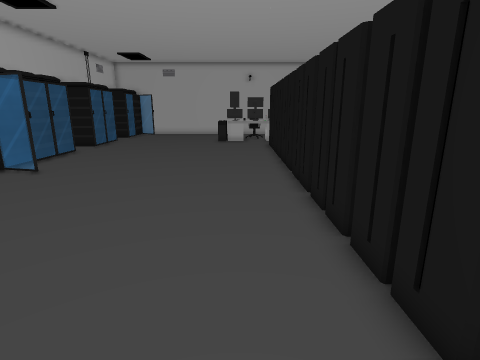
[1] (above)

20 first-person views from a walk through a Unity game level. The camera is 1.4 m above the floor, tilts 14° down and sees 80° across. The floor is counted in squares, 0.5 m on a side. Each view is taken from the middle of a square. On the plan, view 1 faces up. The plan holds only what a view shows up to about 20 squares ahead; the rest is blank. The player character is not drawn.

[2]
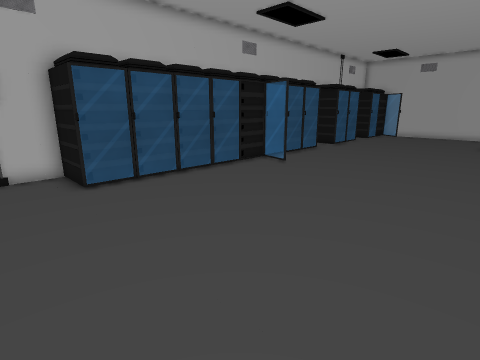

[3]
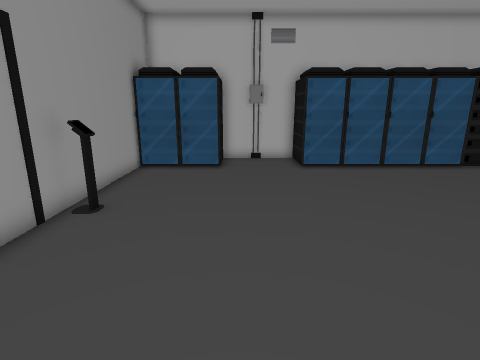

[4]
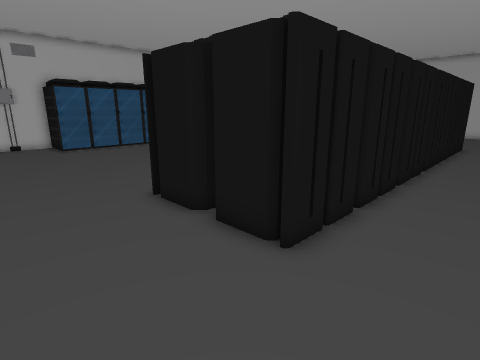

[5]
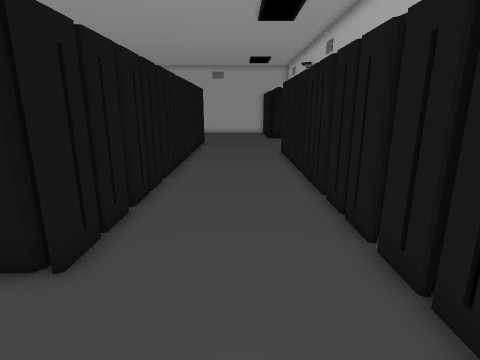

[6]
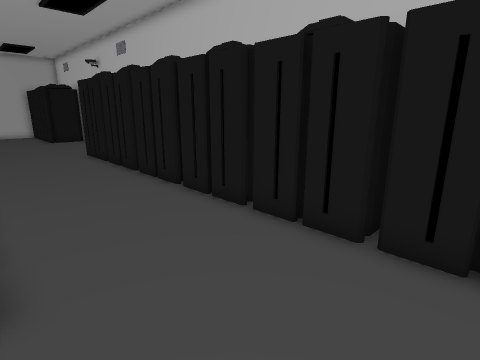

[7]
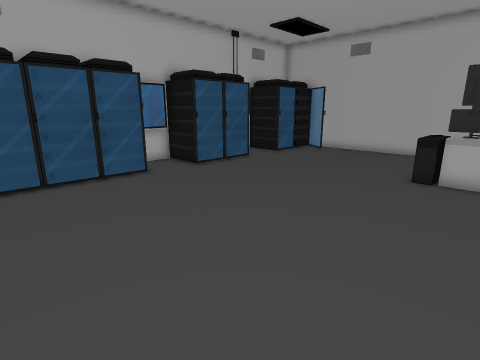

[8]
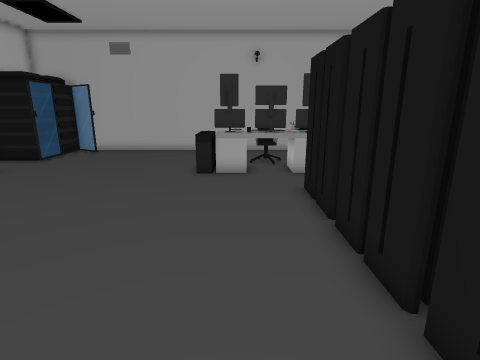

[9]
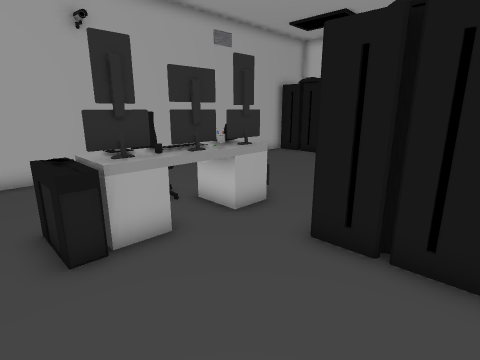

[10]
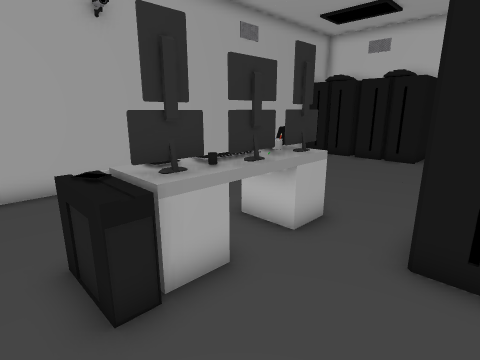

[11]
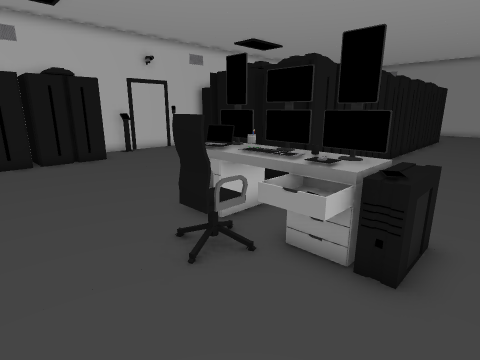

[12]
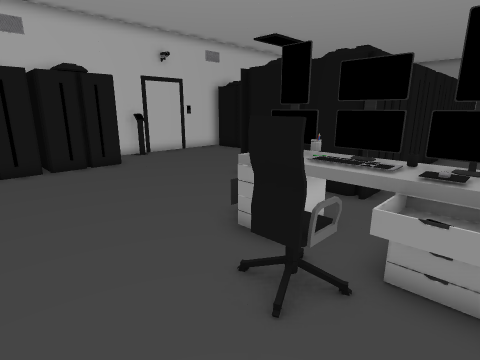

[13]
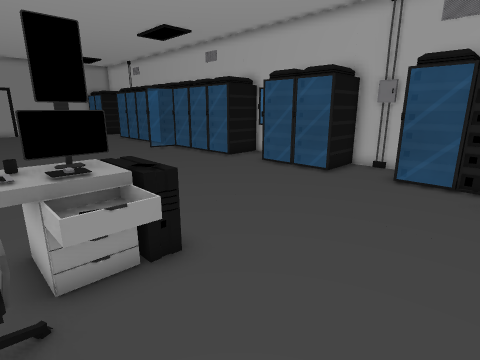

[14]
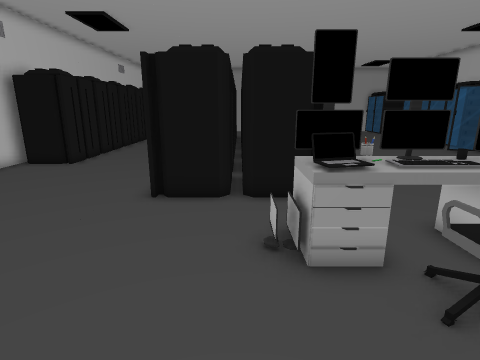

[15]
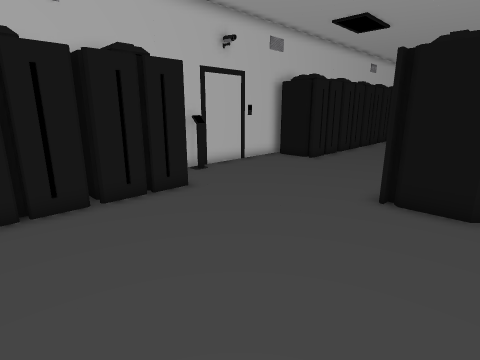

[16]
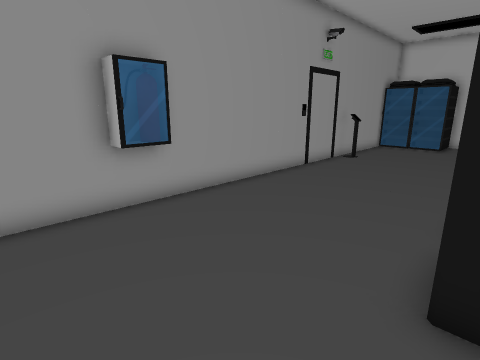

[17]
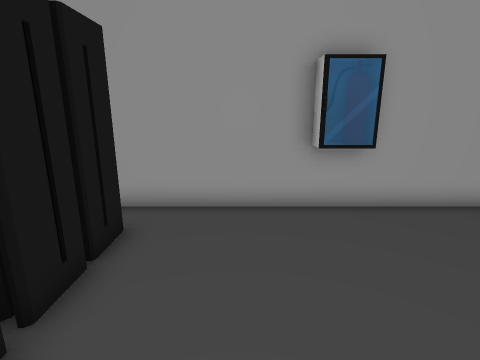

[18]
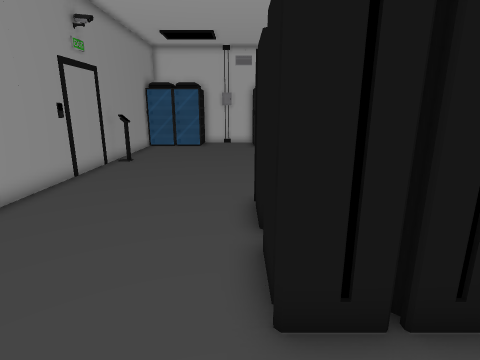

[19]
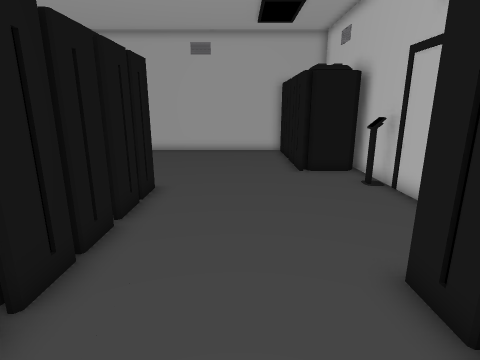

[20]
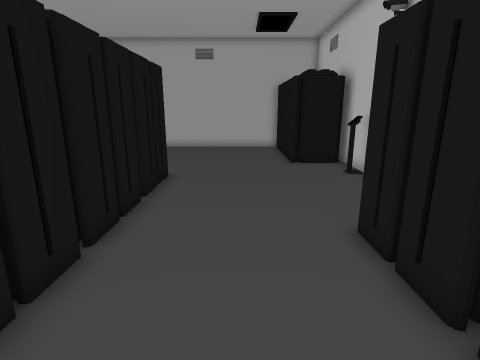

### Floor plan
Key: @ floor where view 1 was taken; # wall or solid block; . floor; = window, fence, low wall or low ledge; C computer; E desk; H chair; K keyboard; L laptop; F fire extinguisher; B box.
Columns run from 14 left of view 1 to 16 right of it. Each row starts with its distance up from view 1.
 33    ##########################
 32    #=#......................#
 31    #........................#
 30   #=........................#
 29  ##=...........HH...........#
 28  #  .........E=HH...........#
 27  #..........CCEKKLL.........#
 26  ###........C#EEEE#.........###
 25    =........CC.................
 24    =..........................#
 23   #=............#######.......#
 22 ###=............##    #........
 21 ##..............#     #........
 20 ##..............#     #........
 19 ####............#     #........
 18    =............#     #........
 17    #............#     #.....###
 16    =............#     #.....#
 15    #............#     #.....#
 14    =............#     #.....#
 13    #=#..........#     #.....#
 12    #............#     #.....#
 11    #............#     #.....#
 10    =............#     #.....#
  9    #............#     #.....#
  8    =............#     #.....#
  7    #............#     #.....#
  6    =............#     #.....#
  5    #............#     #.....#
  4    =............##    #.....#
  3  ###............#######.....#
  2  #...............##.###.....#
  1  #..........................#
  0  #............@.............#
 -1  ###........................#
 -2    =........................#
 -3    #........................#
 -4    =..................FB.....
 -5    ###################F#######

Positions as (right, up) in squares from view 1, and headings:
1: (0, 0), facing up
2: (0, 0), facing up-left
3: (3, 0), facing left
4: (11, -2), facing up-left
5: (11, -2), facing up
6: (8, -2), facing up-right
7: (1, 13), facing up-left
8: (0, 13), facing up
9: (-3, 20), facing up-right
10: (-3, 22), facing up-right
11: (-3, 32), facing down-right
12: (-1, 32), facing down-right
13: (1, 32), facing down-left
14: (5, 32), facing down
15: (5, 32), facing down-right
16: (12, 3), facing down-left
17: (11, 3), facing down
18: (11, 2), facing left
19: (11, 13), facing up
20: (11, 11), facing up
